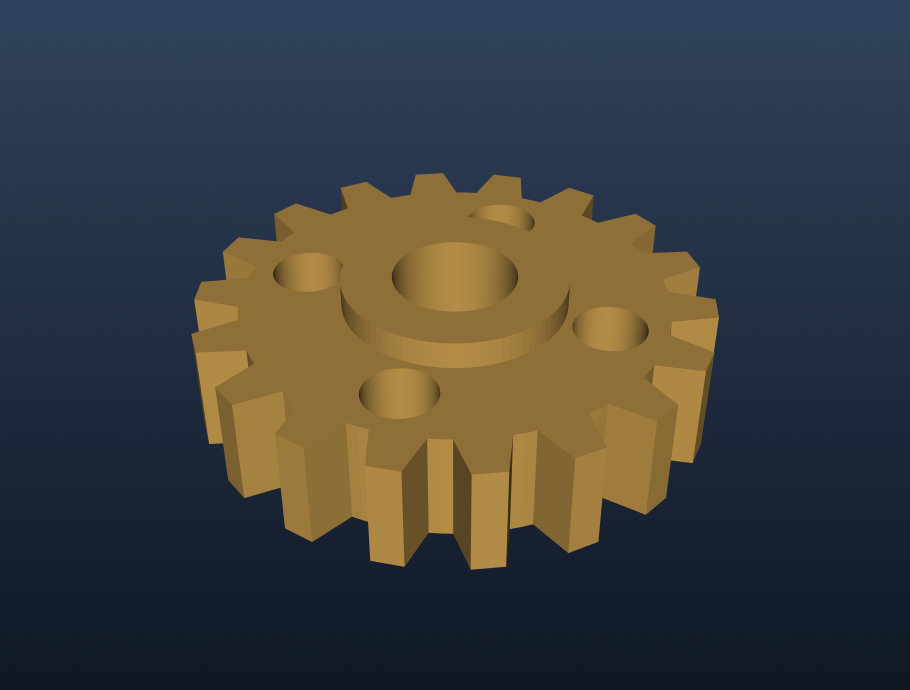
#> input picture practice/day33_assets/in/gear.png, 1820 x 1380 px, found by its file name (shown at 1/2 size)
$ python day37.py
#> lines starting #> are read from the running program, lines starting #| are printed output that depends on the picture; after the words box and inside, x2 and y2 are one past the last pixel; in counts of white or black regions, pixels touching at a corner belong together
# ============================================================
# day37.py —— W06 第 5 天：轮廓（一）
#   findContours / 三种检索模式 / contourArea / arcLength / 按面积筛选
# 跑法：D:/python/python.exe day37.py
# 干的事：
#   1) 一块白方块：看清"轮廓"是什么、一个轮廓长什么样
#   2) "回"字图：看清 EXTERNAL / LIST / TREE 三种检索模式的区别
#   3) 量面积与周长：为什么"轮廓面积"和"数白格子"对不上
#   4) 零件散布图：按面积筛掉灰尘
#   5) 真实齿轮图：一整个工件到底算几个轮廓
#   6) 把轮廓画出来 + 存图 + 拼对比图
# ============================================================

from pathlib import Path
import cv2
import numpy as np

OUT_DIR = Path("D:/AI/zcode files/vision-lab/practice/day37_assets/out")   # 今天的成品目录
OUT_DIR.mkdir(parents=True, exist_ok=True)                                  # 没有就建；已有不报错

# ---------- 1. 第一张棋盘：一个白方块 → 几个轮廓？ ----------
board = np.full((6, 6), 0, np.uint8)   # 6 行 6 列全黑（0 = 黑，255 = 白）
board[1:5, 1:5] = 255                  # 第 1~4 行、第 1~4 列涂白 → 一块 4×4 的白方块
print("棋盘（1 = 白，0 = 黑）")
print((board > 0).astype(int))         # 转成 0/1 再打印，比看 255 清楚

# findContours 要找的是"白色的连通块"，只认 0 和 255 的黑白图
cnts, hier = cv2.findContours(board,                    # 输入：黑白图
                              cv2.RETR_EXTERNAL,        # 检索模式：只找最外层
                              cv2.CHAIN_APPROX_SIMPLE)  # 近似法：只记拐点，直线中间的点省掉
print()
print("找到轮廓", len(cnts), "个")
print("hierarchy（层级表）的形状", hier.shape)            # (1, 1, 4)：1 个轮廓，每个 4 个数

c0 = cnts[0]                            # 第一个轮廓
print("c0 是什么类型", type(c0), "形状", c0.shape)        # (4, 1, 2)：4 个点，每个点有 2 个数字: x、y
print("c0 原样打印：")
print(c0)
print("c0 压平后（一行一个点）：")
print(c0.reshape(-1, 2))                # reshape(-1, 2)：列数定死 2（即x、y），行数自动算
print("点数 len(c0) =", len(c0))

cnts_none, _ = cv2.findContours(board, cv2.RETR_EXTERNAL, cv2.CHAIN_APPROX_NONE)
print("换成 CHAIN_APPROX_NONE 后的点数", len(cnts_none[0]))   # 每个边界像素都记，点数变多

# ---------- 2. "回"字图：EXTERNAL 与 LIST 差在哪 ----------
ring = np.full((9, 9), 0, np.uint8)    # 9 行 9 列全黑
ring[1:8, 1:8] = 255                   # 第 1~7 行、第 1~7 列涂白（7×7 的白块）
ring[3:6, 3:6] = 0                     # 再把正中间 3×3 挖黑 → 变成"回"字
print()
print("回字图（1 = 白）")
print((ring > 0).astype(int))

e_cnts, _ = cv2.findContours(ring, cv2.RETR_EXTERNAL, cv2.CHAIN_APPROX_SIMPLE)  # 只要最外层
l_cnts, _ = cv2.findContours(ring, cv2.RETR_LIST,     cv2.CHAIN_APPROX_SIMPLE)  # 全都要
print()
print("EXTERNAL 找到", len(e_cnts), "个")
print("LIST     找到", len(l_cnts), "个")
for i, c in enumerate(l_cnts):              # enumerate：边取轮廓边给编号
    print("  第", i, "个轮廓：点数", len(c), "点坐标", c.reshape(-1, 2).tolist())

# ---------- 3. TREE：把"谁套着谁"也记下来 ----------
t_cnts, t_hier = cv2.findContours(ring, cv2.RETR_TREE, cv2.CHAIN_APPROX_SIMPLE)
print()
print("TREE 找到", len(t_cnts), "个")
print("t_hier 形状", t_hier.shape)            # (1, 2, 4)：1 张表，2 个轮廓，每个 4 个数
print("四元组 = [下一个, 上一个, 第一个孩子, 父亲]，-1 表示没有")
print(t_hier[0])
print("第 0 个轮廓：", t_hier[0][0])          # 先取第一层，再从拿到的结果里取一层
print("第 1 个轮廓：", t_hier[0][1])

# ---------- 4. 面积与周长：为什么和"数格子"对不上 ----------
print()
print("白格子数（直接数像素）", int((board > 0).sum()))
print("轮廓面积 contourArea", cv2.contourArea(c0))
print("周长 arcLength(True)  闭合", cv2.arcLength(c0, True))
print("周长 arcLength(False) 不闭合", cv2.arcLength(c0, False))
print("回字两个轮廓各自的面积：")
for i, c in enumerate(l_cnts):
    print("  第", i, "个：面积", cv2.contourArea(c), "点数", len(c))

# ---------- 5. 零件散布图：按面积筛掉灰尘 ----------
parts = np.full((60, 80), 0, np.uint8)   # 60 行 80 列的"视野"，全黑
parts[5:25, 8:36]  = 255                 # 件 1：20 行 × 28 列
parts[30:46, 50:66] = 255                # 件 2：16 行 × 16 列
parts[35:45, 10:28] = 255                # 件 3：10 行 × 18 列
dust = [(2, 70), (6, 74), (55, 4), (57, 20), (8, 44), (52, 72)]   # 6 个灰尘点，每个坐标是 (行, 列)
for r, col in dust:                      # 每次从列表里取一组 (r, col)，r 是行号、col 是列号
    parts[r:r + 2, col:col + 2] = 255    # 每个灰尘点涂成 2×2

p_cnts, _ = cv2.findContours(parts, cv2.RETR_EXTERNAL, cv2.CHAIN_APPROX_SIMPLE)
print()
print("零件散布图：找到轮廓", len(p_cnts), "个")
print("每个轮廓的面积", [int(cv2.contourArea(c)) for c in p_cnts])   # 列表推导式：把每个面积收进列表

kept = []                                # 老实的写法：先准备空列表
for c in p_cnts:                         # 挨个看
    if cv2.contourArea(c) >= 60:         # 面积够大才算零件
        kept.append(c)                   # 收进来
print("按面积 >= 60 筛完，剩", len(kept), "个")
kept2 = [c for c in p_cnts if cv2.contourArea(c) >= 60]   # 同一件事的简写，结果必须一样
print("列表推导式写法，剩", len(kept2), "个")

for c in sorted(kept, key=cv2.contourArea, reverse=True):   # 按面积从大到小排
    print("  面积", int(cv2.contourArea(c)), "周长", cv2.arcLength(c, True))

area_sum = 0                            # 累计器：先归零
for c in kept:                          # 把留下的 3 个轮廓挨个过一遍
    area_sum = area_sum + cv2.contourArea(c)   # 每过一遍就往上加它自己的面积
print("白像素总数", int((parts > 0).sum()), "| 三个大件轮廓面积之和", int(area_sum))

# ---------- 6. 真实齿轮图：整个工件算几个轮廓 ----------
SRC      = Path("D:/AI/zcode files/vision-lab/practice/day33_assets/in/gear.png")   # 你的齿轮图
TARGET_W = 1000                                                                     # 统一缩到 1000 宽，单位像素
img  = cv2.imread(str(SRC))
#> img is the input picture: shape (1380, 1820, 3); mean B, G, R 62.7, 62.7, 61.3
h, w = img.shape[:2]
#> h = 1380; w = 1820
gray = cv2.cvtColor(cv2.resize(img, (TARGET_W, int(h * TARGET_W / w))), cv2.COLOR_BGR2GRAY)
th, mask = cv2.threshold(gray, 0, 255, cv2.THRESH_BINARY + cv2.THRESH_OTSU)   # Otsu 自动找阈值
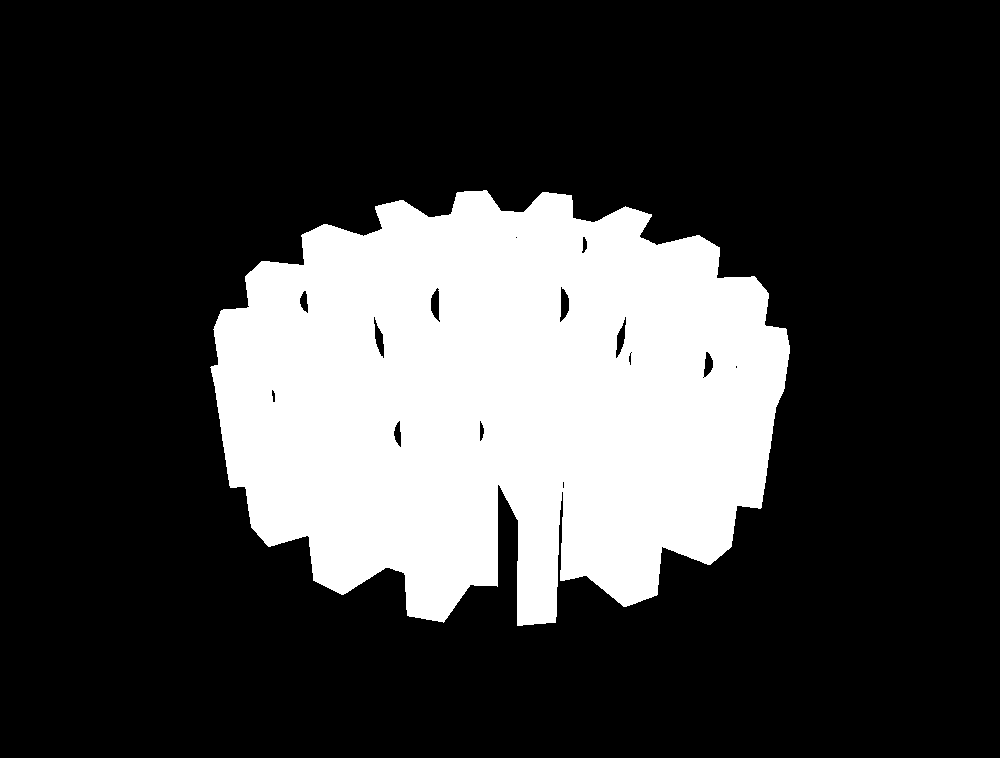
#> mask: shape (758, 1000); 24.5% white; 1 white region, box (x1, y1, x2, y2) and area: (210, 190, 790, 626) 185656
#> th = 81
clean = cv2.morphologyEx(mask, cv2.MORPH_OPEN, np.ones((3, 3), np.uint8))      # 开运算擦掉小碎块
#> clean: shape (758, 1000); 24.5% white; 1 white region
print()
print("齿轮图：Otsu 阈值", th, "| 开运算后白像素", int((clean > 0).sum()))
#| 齿轮图：Otsu 阈值 81.0 | 开运算后白像素 185648

g_cnts, _ = cv2.findContours(clean, cv2.RETR_EXTERNAL, cv2.CHAIN_APPROX_SIMPLE)
#> g_cnts = 1 contour; box (x1, y1, x2, y2) and area: (211, 190, 790, 626) 185810
gc = g_cnts[0]                           # 最外层只有 1 个，就是工件本体
#> gc = contour of 833 points, box (x1, y1, x2, y2) (211, 190, 790, 626), area 185810
print("EXTERNAL 找到", len(g_cnts), "个")
#| EXTERNAL 找到 1 个
print("  面积", int(cv2.contourArea(gc)), "周长", round(cv2.arcLength(gc, True), 1), "点数", len(gc))
#|   面积 185810 周长 2572.2 点数 833

g_list, _ = cv2.findContours(clean, cv2.RETR_LIST, cv2.CHAIN_APPROX_SIMPLE)
#> g_list = 17 contours, 5 with area under 20; largest, box (x1, y1, x2, y2) and area: (211, 190, 790, 626) 185810, (559, 286, 570, 323) 240, (373, 316, 385, 359) 236, (430, 287, 441, 323) 234, (615, 316, 627, 359) 229
print("LIST 找到", len(g_list), "个")
#| LIST 找到 17 个
print("  面积从大到小前 5", sorted([int(cv2.contourArea(c)) for c in g_list], reverse=True)[:5])
#|   面积从大到小前 5 [185810, 240, 235, 234, 229]

# ---------- 7. 把轮廓画出来 + 存图 + 拼对比图 ----------
def to_bgr(image):
    """一层灰度补成三层，才能往上写彩色线。"""
    return cv2.cvtColor(image, cv2.COLOR_GRAY2BGR)

def put_label(image, text):
    """左上角写一行红字。"""
    out = image.copy()                                                  # 先复制，别改原图
    cv2.putText(out, text, (10, 40), cv2.FONT_HERSHEY_SIMPLEX, 1.0, (0, 0, 255), 3)
    return out

def big(image, w=360):
    """把小图放大到 w 宽，为了看得清；最近邻 = 一个格子变一个方块，边不糊。"""
    return cv2.resize(image, (w, int(image.shape[0] * w / image.shape[1])),
                      interpolation=cv2.INTER_NEAREST)

# 全部 9 个轮廓：红线画
canvas_all = to_bgr(parts)
#> canvas_all: shape (60, 80, 3); 21.2% white; 9 white regions (6 under 20 px), largest, box (x1, y1, x2, y2) and area: (8, 5, 36, 25) 560, (50, 30, 66, 46) 256, (10, 35, 28, 45) 180
cv2.drawContours(canvas_all, p_cnts, -1, (0, 0, 255), 1)   # -1 = 列表里每个都画；1 = 线宽 1 像素
#> canvas_all: shape (60, 80, 3); mean B, G, R 42.1, 42.1, 54.2
# 筛完的 3 个轮廓：绿线画粗一点
canvas_kept = to_bgr(parts)
cv2.drawContours(canvas_kept, kept, -1, (0, 255, 0), 2)
#> canvas_kept: shape (60, 80, 3); mean B, G, R 33.8, 65.7, 33.8

# 齿轮：把所有 EXTERNAL 轮廓画在灰度图上
gear_view = to_bgr(gray)
cv2.drawContours(gear_view, g_cnts, -1, (0, 255, 0), 3)
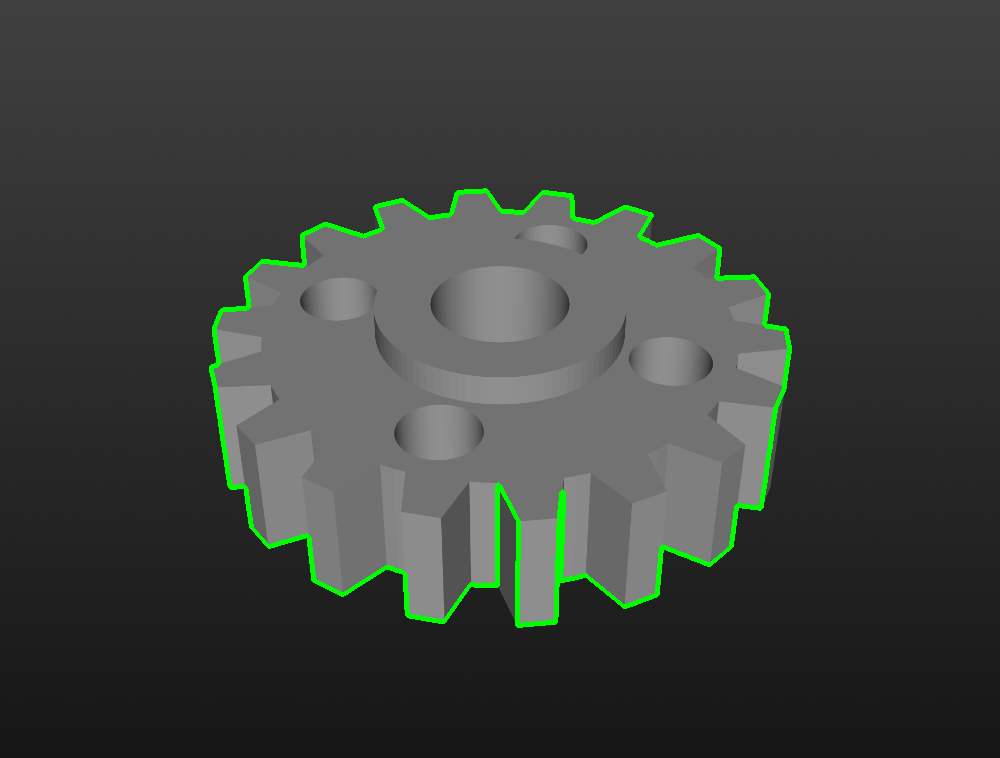
#> gear_view: shape (758, 1000, 3); mean B, G, R 60.8, 64.6, 60.8

b01 = put_label(big(to_bgr(board), 360), "board 6x6")
b02 = put_label(big(to_bgr(ring), 360), "ring 9x9")
b03 = put_label(big(canvas_all, 480), "all 9")
b04 = put_label(big(canvas_kept, 480), "kept 3")
#> call 4 of put_label, with text = 'kept 3'
#> in put_label (call 4), `cv2.putText(out, text, (10, 40), cv2.FONT_HERSHEY_SIMPLEX, 1.0, (0, 0,..`:
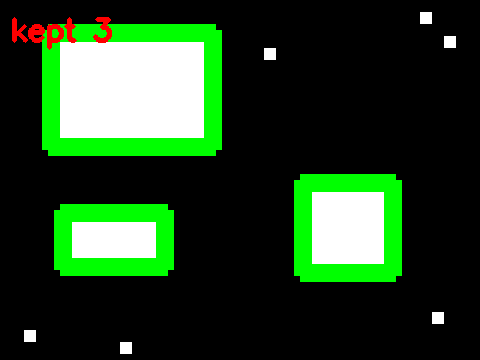
#> out: shape (360, 480, 3); mean of channels 0, 1, 2 33.8, 64.8, 35.4; drawn as B, G, R

cv2.imwrite(str(OUT_DIR / "01_board.png"), b01)
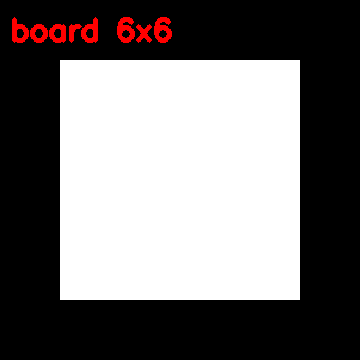
#> saved as 01_board.png: shape (360, 360, 3); mean B, G, R 113.3, 113.3, 117
cv2.imwrite(str(OUT_DIR / "02_ring.png"), b02)
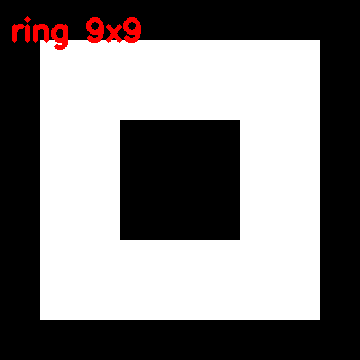
#> saved as 02_ring.png: shape (360, 360, 3); mean B, G, R 125.5, 125.5, 128.5
cv2.imwrite(str(OUT_DIR / "03_parts_all.png"), b03)
cv2.imwrite(str(OUT_DIR / "04_parts_kept.png"), b04)
cv2.imwrite(str(OUT_DIR / "05_gear_contour.png"), gear_view)
cv2.imwrite(str(OUT_DIR / "cmp_parts.png"), np.hstack([b03, b04]))              # 横着拼
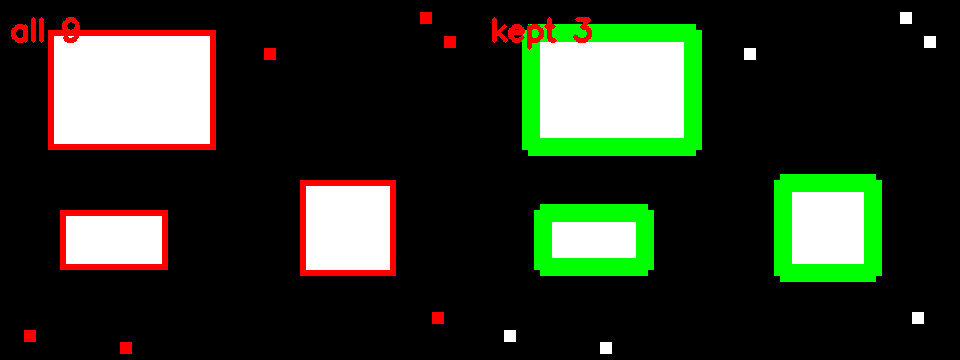
#> saved as cmp_parts.png: shape (360, 960, 3); mean B, G, R 37.9, 53.4, 45.2
cv2.imwrite(str(OUT_DIR / "cmp_gear.png"), np.hstack([to_bgr(gray), gear_view])) # 原图 vs 带轮廓
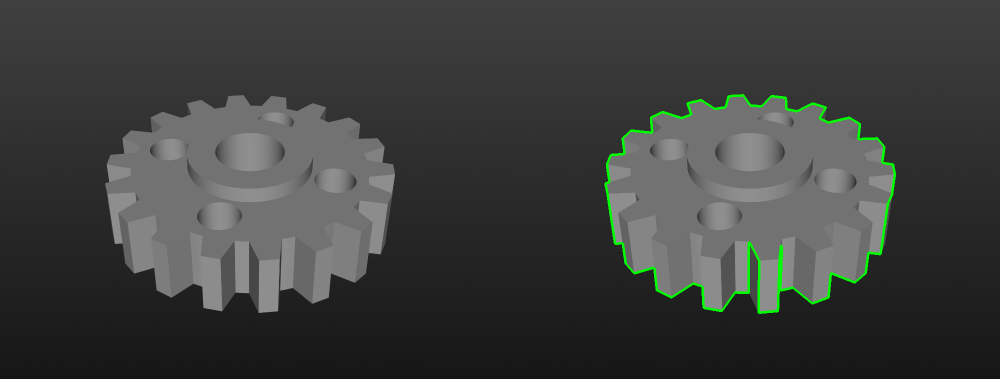
#> saved as cmp_gear.png: shape (758, 2000, 3) (shown at 1/2 size); mean B, G, R 61.5, 63.4, 61.5

print()
print("存了 7 张图到", OUT_DIR)
